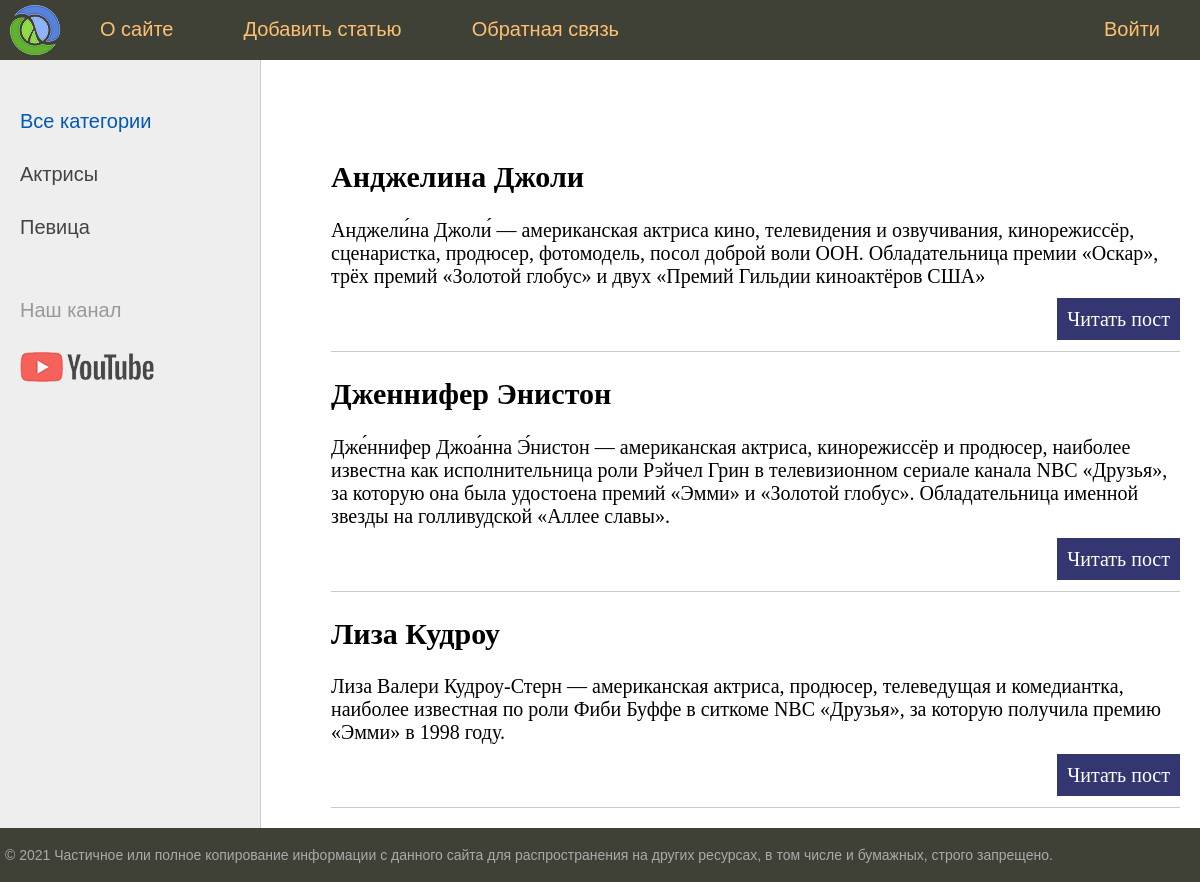
The page / on the database its author committed.
### women/models.py (models this page shows, shortened)
class Category(models.Model):
    name = models.CharField(max_length=100,db_index=True)
    def get_absolute_url(self):
        return reverse('category',kwargs = {'cat_id':self.pk})
    class Meta:
        verbose_name = 'Категории'
        verbose_name_plural = 'Категории'

class Women(models.Model):
    title = models.CharField(max_length=255)
    content = models.TextField(blank=True)
    photo = models.ImageField(upload_to="photo/%Y/%m/%d/")
    time_create = models.DateTimeField(auto_now_add=True)
    time_update = models.DateTimeField(auto_now=True)
    is_published = models.BooleanField(default=True)
    cat = models.ForeignKey('Category',on_delete=models.PROTECT,null=True)
    def get_absolute_url(self):
        return reverse('post',kwargs = {'post_id':self.pk})
    class Meta:
        verbose_name = 'Известные женщины'
        verbose_name_plural = 'Известные женщины'
        ordering =['time_create','title']

### women/views.py (the view)
# urls.py: path('', index, name = 'home'),
def index(request):
    posts = Women.objects.all()
    cats = Category.objects.all()
    context = {
        'posts': posts,
        'cats':cats,
        'menu': menu,
        'title': 'Главная страница',
        'cat_selected':0,
    }
    return render(request,'women/index.html',context=context)

### women/templates/women/index.html (shortened to what this page needs)
{% extends 'women/base.html' %}
{% block content %}
<ul class="list-articles">
	{% for p in posts %}
			<li><h2>{{p.title}}</h2>
	{{p.content|linebreaks|truncatewords:50}}
			<p class="link-read-post"><a href="{{ p.get_absolute_url }}">Читать пост</a></p>
			</li>
	{% endfor %}
</ul>
{% endblock %}

### women/templates/women/base.html (shortened to what this page needs)
{% load static %}
<!DOCTYPE html>
<html>
<head>
	<link type="text/css" href="{% static 'women/css/style.css' %}" rel="stylesheet" />
</head>
<body>
<table class="table-page" border=0 cellpadding="0" cellspacing="0">
<tr><td valign=top>
{% block mainmenu %}
		<div class="header">
			<ul id="mainmenu" class="mainmenu">
			<li class="logo"><a href="{% url 'home' %}"><div class="logo"></div></a></li>
{% for m in menu %}
	{% if not forloop.last %}
			<li><a href="{% url m.url_name %}">{{m.title}}</a></li>
	{% else %}
			<li class="last"><a href="{% url m.url_name %}">{{m.title}}</a></li>
	{% endif %}
{% endfor %}
			</ul>
		</div>
{% endblock mainmenu %}
<table class="table-content" border=0 cellpadding="0" cellspacing="0">
<tr>
	<td valign="top" class="left-chapters">
	<ul id="leftchapters">
{% if cat_selected == 0 %}
		<li class="selected">Все категории</li>
{% else %}
		<li><a href="{% url 'home' %}">Все категории</a></li>
{% endif %}
{% for c in cats %}
	{% if c.pk == cat_selected %}
		<li class="selected">{{c.name}}</li>
	{% else %}
		<li><a href="{{ c.get_absolute_url }}">{{c.name}}</a></li>
	{% endif %}
{% endfor %}
		<li class="share">
		<p>Наш канал</p>
		<a class="share-yt" href="https://www.youtube.com/channel/UClJzWfGWuGJL2t-3dYKcHTA/playlists" target="_blank" rel="nofollow"></a>
		</li>
	</ul>
</td>
<td valign="top" class="content">
	<div class="content-text">
{% block content %}
{% endblock %}
	</div>
</td></tr></table>
</td></tr>
<tr><td valign=top>
	<div id="footer">
		<p>&copy; 2021 Частичное или полное копирование информации с данного сайта для распространения на других ресурсах, в том числе и бумажных, строго запрещено.</p>
	</div>
</td></tr></table>
</body>
</html>

### women/static/women/css/style.css (style rules this page uses)
html, body { font-family: 'Arial'; margin: 0; padding: 0; height: 100%; width: 100%; color: #444; }
a { color: #0059b2; text-decoration: none; }
p.link-read-post { text-align: right; }
p.link-read-post a { padding: 10px; min-width: 100px; background: #333671; color: #fff; text-decoration: none; }
ul.list-articles { list-style: none; margin: 0; padding: 0; }
ul.list-articles li { border-bottom: 1px solid #ccc; }
.table-page { width: 100%; height: 100%; vertical-align: top; }
.table-page tr { height: 100%; }
.header { background: #3F4137; height: 60px; }
.logo { background: url('../images/logo.png') no-repeat 10px 5px; width: 70px; height: 60px; }
ul.mainmenu { list-style: none; margin: 0; padding: 0; height: 60px; color: #fdc073; font-size: 20px; overflow: hidden; }
ul.mainmenu li { float: left; margin: 18px 40px 0 30px; }
ul.mainmenu li.logo { margin: 0; }
ul.mainmenu li.last { float: right; }
ul.mainmenu li a { color: #fdc073; text-decoration: none; }
.table-content { width: 100%; min-height: 100%; height: 100%; }
.left-chapters { margin: 0; background: #eee; border-right: 1px solid #ccc; min-height: 100%; }
.left-chapters ul { width: 230px; min-height: 100%; margin: 0; padding: 20px 10px 10px 20px; list-style: none; font-size: 20px; }
.left-chapters ul li { margin: 30px 0 0 0; color: #999; }
.left-chapters ul li.selected { color: #0059b2; }
.left-chapters ul li a { color: #444; text-decoration: none; }
.left-chapters ul li.share { margin: 60px 0 0 0; }
.left-chapters ul li.share p { margin: 30px 0 30px 0; }
.left-chapters ul li.share a { display: inline-block; width: 40px; height: 40px; margin: 0 20px 0 0; }
.left-chapters ul li.share a.share-yt { width: 100%; height: 30px; background: url('../images/share_yt.png') no-repeat 0 0 }
.content { padding: 40px 20px 20px 40px; width: 100%; box-sizing: border-box; }
.content-text { margin: 60px 0 0 30px; color: #000; font-size: 20px; font-family: Yandex Sans Display Light; }
#footer { box-sizing: border-box; background: #3F4137; padding: 5px; color: #aaa; font-size: 14px; font-family: Verdana, Geneva, Arial, Helvetica; text-align: left; overflow: hidden; }

### rows shown on the page
Category: name "Актрисы"
Category: name "Певица"
Women: title "Анджелина Джоли", content "Анджели́на Джоли́ — американская актриса кино, телевидения и озвучивания, кинорежиссёр, сценаристка, продюсер, фотомодель, посол доброй воли ООН. Обладательница премии «Оскар», трёх премий «Золотой глобус» и двух «Премий Гильдии киноактёров США»"
Women: title "Дженнифер Энистон", content "Дже́ннифер Джоа́нна Э́нистон — американская актриса, кинорежиссёр и продюсер, наиболее известна как исполнительница роли Рэйчел Грин в телевизионном сериале канала NBC «Друзья», за которую она была удостоена премий «Эмми» и «Золотой глобус». Обладательница именной звезды на голливудской «Аллее славы»."
Women: title "Лиза Кудроу", content "Лиза Валери Кудроу-Стерн — американская актриса, продюсер, телеведущая и комедиантка, наиболее известная по роли Фиби Буффе в ситкоме NBC «Друзья», за которую получила премию «Эмми» в 1998 году."

### other values the page prints
{{ m.title }} "О сайте" "Добавить статью" "Обратная связь"
{{ m.title }} "Войти"
